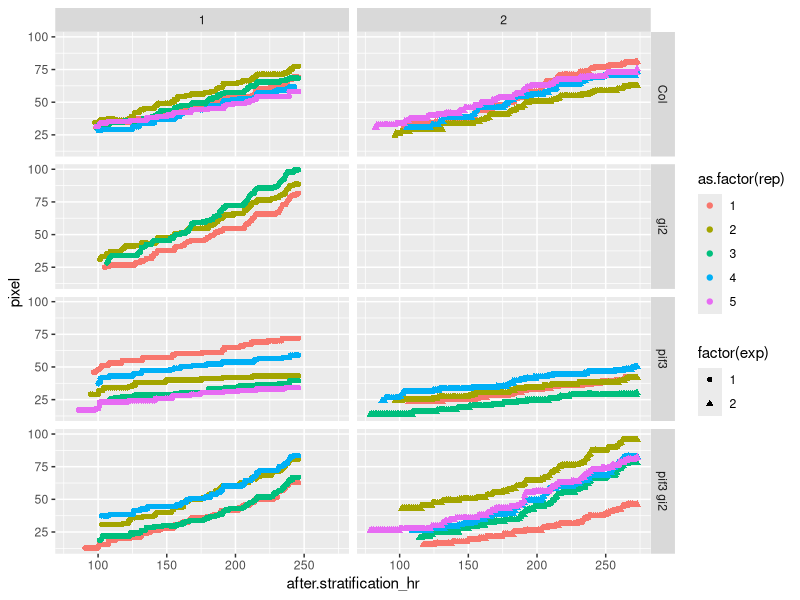

Source code (R):
## ---- chunk 1
library(ggplot2)
# functions used in this script
## vlookup
#Vlookup in R (https://gist.github.com/jnmaloof/7367450)
#Version 0.3 November 12, 2013
#Return senesical results if return column is a factor
#Version 0.2 November 11, 2013
#Require first column of table to be numeric if range lookup is being done
#Change defaults to larger=FALSE
#Julin Maloof
vlookup <- function(ref, #the value or values that you want to look for
                    table, #the table where you want to look for it; will look in first column
                    column, #the column that you want the return data to come from,
                    range=FALSE, #if there is not an exact match, return the closest?
                    larger=FALSE) #if doing a range lookup, should the smaller or larger key be used?)
{
  if(!is.numeric(column) & !column %in% colnames(table)) {
    stop(paste("can't find column",column,"in table"))
  }
  if(range) {
    if(!is.numeric(table[,1])) {
      stop(paste("The first column of table must be numeric when using range lookup"))
    }
    table <- table[order(table[,1]),] 
    index <- findInterval(ref,table[,1])
    if(larger) {
      index <- ifelse(ref %in% table[,1],index,index+1)
    }
    output <- table[index,column]
    output[!index <= dim(table)[1]] <- NA
    
  } else {
    output <- table[match(ref,table[,1]),column]
    output[!ref %in% table[,1]] <- NA #not needed?
  }
  dim(output) <- dim(ref)
  output
}
## ---- chunk 2
# setup working directory
if(Sys.info()["user"]=="nozue") {
homedir<-"/Volumes/Data6/data_JM4/2016pif3gi2_timelapse"
} # customize homedir
setwd(homedir)
# 
# reading file time stamp
## This file was created in MSDOS (Celia cam computer) by "dir" command
filetime<-read.table("2016pif3gi2filetime.txt",skip=7,nrows=869)
head(filetime)
tail(filetime)
# reading file name used in exp1
exp1.filename<-read.table("exp1.file.txt",skip=1)
# add 336 to 1 (frmae number in exp1 avi )
exp1.filename$frame<-1:nrow(exp1.filename)
# reading file name used in exp2
exp2.filename<-read.table("exp2.file.txt",nrow=533) # skip the last line "exp2.file.txt"
#exp2.filename$frame<-1:nrow(exp2.filename) # is this true? no 
exp2.filename$frame<- c(((533-309)+1):533, (310-309):(533-309))# is this true? OK. Probably I should fix it becasue this is dirty. (100316)

# reading hypocotyl length data
hyp.data<-read.csv("Marian_gi2pif3_hyp_data.csv")
# merge time stamp data and hyp.data
## extract avi movie frame name
hyp.data$frame<-as.integer(sub("(2016pif3gi2exp)(1A_|1B_|2A_|2B_)(pif3gi2|pif3|gi2|Col)(.avi:)([[:digit:]]+)([[:print:]]+)","\\5",hyp.data$label)) 

# obtaining file date/time (exp1)
hyp.data[hyp.data$exp==1,"file"]<-as.character(vlookup(hyp.data[hyp.data$exp==1,"frame"],exp1.filename[,2:1],2))
str(hyp.data)
# obtaining file date/time (exp2)
hyp.data[hyp.data$exp==2,"file"]<-as.character(vlookup(hyp.data[hyp.data$exp==2,"frame"],exp2.filename[,2:1],2))
## obtain file date/time stamp (exp1 and exp2)
hyp.data$date<-vlookup(hyp.data$file,filetime[,c("V4","V1")],2)
hyp.data$time<-vlookup(hyp.data$file,filetime[,c("V4","V2")],2)
## converted to "POSIXlt" (see ?strptime)
hyp.data$date.time<-strptime(paste(hyp.data$date,hyp.data$time,sep="/"),"%m/%d/%Y/%H:%M")

## June 27 is day3 after stratification (start day for exp1 is 
exp1.start.date.time<-strptime("6/24/2016/7:00","%m/%d/%Y/%H:%M") # start date time for exp1
exp2.start.date.time<-strptime("7/1/2016/7:00","%m/%d/%Y/%H:%M") # start date time for exp2

## day-night cycle (7:00 - 15:00 is day)
# calculate hours after stratification 
# cf. hyp.data$date.time - start.date.time gave me units="days"
# for exp1
hyp.data[hyp.data$exp==1,"after.stratification_hr"]<-
  as.numeric(gsub(" hours","",difftime(hyp.data[hyp.data$exp==1,"date.time"],exp1.start.date.time,units="hours"))) # see more in ?difftime
# for exp2
hyp.data[hyp.data$exp==2,"after.stratification_hr"]<-
  as.numeric(gsub(" hours","",difftime(hyp.data[hyp.data$exp==2,"date.time"],exp2.start.date.time,units="hours"))) # see more in ?difftime
# 
str(hyp.data)
head(hyp.data)
summary(hyp.data)
# need to 


## ---- chunk 3
# under construction

## ---- chunk 4
# plot (height version)
p.height<-ggplot(hyp.data,aes(x=after.stratification_hr,y=pixel,color=as.factor(rep),shape=factor(exp))) + geom_point()+facet_grid(genotype~exp)
p.height
# plot (growth rate version)
#p.growthrate<-
